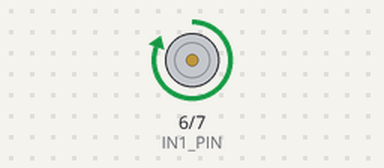
Bench run of a sketch on a simulated Arduino Uno, built with avr-gcc and run on an emulated ATmega328P. Parts: motor-driver pin pairs drawn as motors (green arrow = first pin HIGH = forward, orange = second pin HIGH = backward, longer = more drive, scaled by the enable pin).

Above: at 3.0 s.
At 4.0 s:
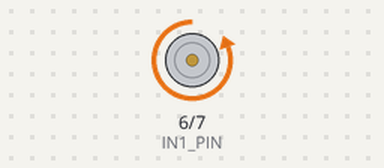
At 7.6 s:
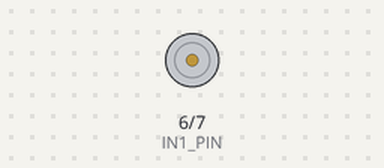
Timing chart, 0 to 10.6 s (numbered marks = the images above):
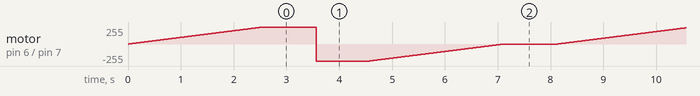

The sketch:

dcmotor.ino
```cpp
// constants won't change
const int ENA_PIN = 9; // the Arduino pin connected to the EN1 pin L298N
const int IN1_PIN = 6; // the Arduino pin connected to the IN1 pin L298N
const int IN2_PIN = 7; // the Arduino pin connected to the IN2 pin L298N
// the setup function runs once when you press reset or power the board
void setup() {
  // initialize digital pins as outputs.
  pinMode(ENA_PIN, OUTPUT);
  pinMode(IN1_PIN, OUTPUT);
  pinMode(IN2_PIN, OUTPUT);
}
// the loop function runs over and over again forever
void loop() {
  digitalWrite(IN1_PIN, HIGH); // control motor A spins clockwise
  digitalWrite(IN2_PIN, LOW);  // control motor A spins clockwise
  for (int speed = 0; speed <= 255; speed++) {
    analogWrite(ENA_PIN, speed); // control the speed
    delay(10);
  }
  delay(1000); // rotate at maximum speed 1 seconds in in clockwise direction
  // change direction
  digitalWrite(IN1_PIN, LOW);   // control motor A spins anti-clockwise
  digitalWrite(IN2_PIN, HIGH);  // control motor A spins anti-clockwise

  delay(1000); // rotate at maximum speed 1 seconds in in anti-clockwise direction

  for (int speed = 255; speed >= 0; speed--) {
    analogWrite(ENA_PIN, speed); // control the speed
    delay(10);
  }
  delay(1000); // stop motor 1 second
}
```

Measured:
- by itself, motor on pin 6 (IN1_PIN) / pin 7 (IN2_PIN): ramps from backward 255/255 to forward 255/255 and jumps back, once every 8.1 s
